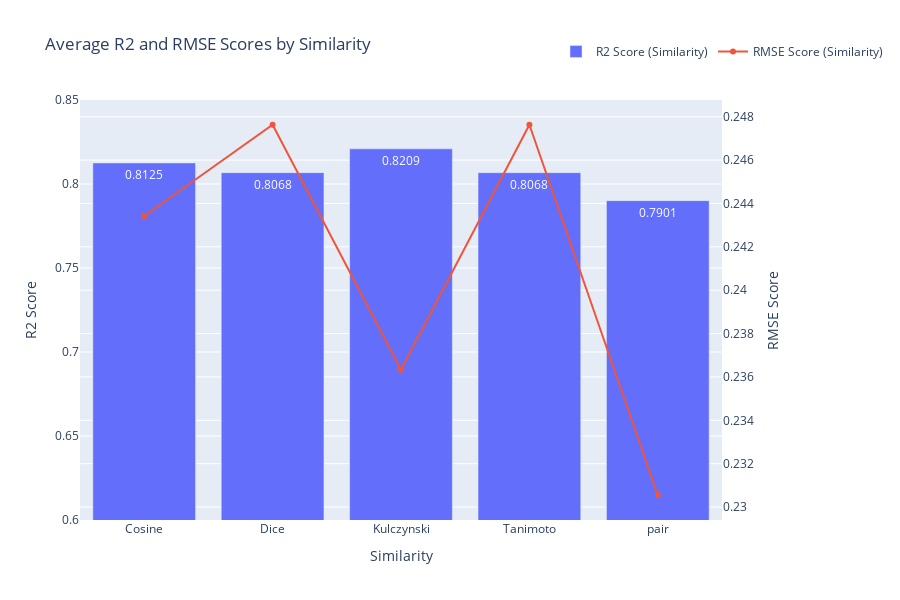

The notebook cell saved with this chart:
### Code cell
# Group by Similarity
similarity_group = final_results.groupby('Similarity').agg({'R2': 'mean', 'RMSE': 'mean'}).reset_index()

# Create the figure for Similarity-wise averages
fig_similarity = go.Figure()

# R2 Score
fig_similarity.add_trace(go.Bar(
    x=similarity_group['Similarity'],
    y=similarity_group['R2'],
    name='R2 Score (Similarity)',
    text=similarity_group['R2'].map(lambda x: f"{x:.4f}"),
    textposition='auto'
))

# RMSE Score
fig_similarity.add_trace(go.Scatter(
    x=similarity_group['Similarity'],
    y=similarity_group['RMSE'],
    name='RMSE Score (Similarity)',
    mode='lines+markers',
    yaxis='y2'
))

# Update layout for Similarity plot
fig_similarity.update_layout(
    title='Average R2 and RMSE Scores by Similarity',
    xaxis_title='Similarity',
    yaxis_title='R2 Score',
    yaxis = dict(range=[0.6, 0.85]),
    yaxis2=dict(
        title='RMSE Score',
        overlaying='y',
        side='right'
    ),
    barmode='group',
    width=900,height=600,
    legend=dict(
        orientation='h',
        x=1,
        xanchor='center',
        y=1.15)
)

fig_similarity.show()

### Figure 1 — Plotly figure (JSON) as saved in the notebook; plotly's stock layout.template omitted (floating-point values rounded to 4 significant figures)
{"data": [{"name": "R2 Score (Similarity)", "text": ["0.8125", "0.8068", "0.8209", "0.8068", "0.7901"], "textposition": "auto", "type": "bar", "x": ["Cosine", "Dice", "Kulczynski", "Tanimoto", "pair"], "y": [0.8125, 0.8068, 0.8209, 0.8068, 0.7901]}, {"mode": "lines+markers", "name": "RMSE Score (Similarity)", "type": "scatter", "x": ["Cosine", "Dice", "Kulczynski", "Tanimoto", "pair"], "y": [0.2434, 0.2476, 0.2363, 0.2476, 0.2305], "yaxis": "y2"}], "layout": {"barmode": "group", "height": 600, "legend": {"orientation": "h", "x": 1, "xanchor": "center", "y": 1.15}, "title": {"text": "Average R2 and RMSE Scores by Similarity"}, "width": 900, "xaxis": {"title": {"text": "Similarity"}}, "yaxis": {"range": [0.6, 0.85], "title": {"text": "R2 Score"}}, "yaxis2": {"overlaying": "y", "side": "right", "title": {"text": "RMSE Score"}}}}
